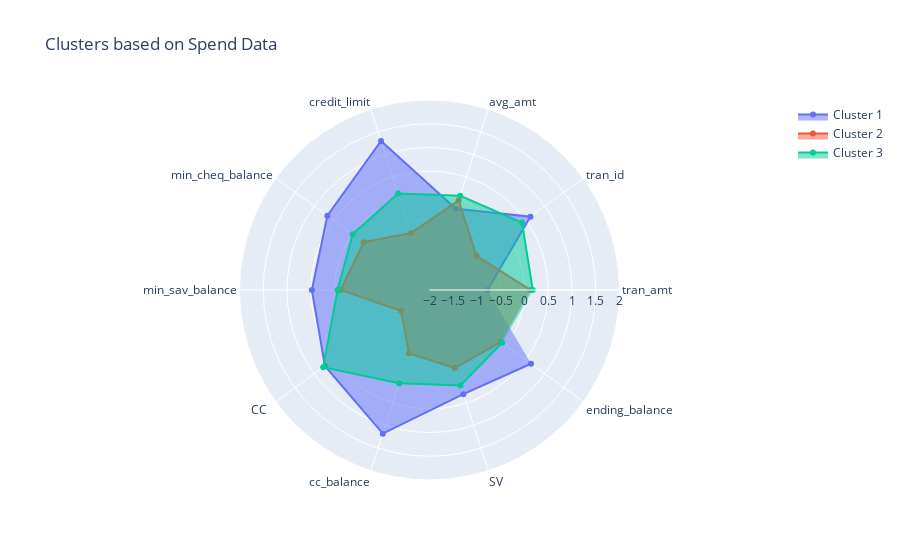

The notebook cell saved with this chart:
### Code cell
categories = df_full_spend.columns[:-2]

fig = go.Figure()

fig.add_trace(go.Scatterpolar(
      r=df_1_s_mean,
      theta=categories,
      fill='toself',
      name='Cluster 1'
))

fig.add_trace(go.Scatterpolar(
      r=df_2_s_mean,
      theta=categories,
      fill='toself',
      name='Cluster 2'
))

fig.add_trace(go.Scatterpolar(
      r=df_3_s_mean,
      theta=categories,
      fill='toself',
      name='Cluster 3'
))

fig.update_layout(
  polar=dict(
    radialaxis=dict(
      visible=True,
      range=[-2, 2]
    )),
  showlegend=True,
  title="Clusters based on Spend Data"
)

fig.show()

### Figure 1 — Plotly figure (JSON) as saved in the notebook; plotly's stock layout.template omitted (floating-point values rounded to 4 significant figures)
{"data": [{"fill": "toself", "name": "Cluster 1", "r": [-0.7795, 0.6259, -0.2037, 1.301, 0.6588, 0.4761, 0.7217, 1.179, 0.3062, 0.6406, 0.7236], "theta": ["tran_amt", "tran_id", "avg_amt", "credit_limit", "min_cheq_balance", "min_sav_balance", "CC  ", "cc_balance", "SV  ", "ending_balance"], "type": "scatterpolar"}, {"fill": "toself", "name": "Cluster 2", "r": [0.1283, -0.7764, -0.01983, -0.7391, -0.289, -0.1303, -1.258, -0.5994, -0.2722, -0.1452, 0.95], "theta": ["tran_amt", "tran_id", "avg_amt", "credit_limit", "min_cheq_balance", "min_sav_balance", "CC  ", "cc_balance", "SV  ", "ending_balance"], "type": "scatterpolar"}, {"fill": "toself", "name": "Cluster 3", "r": [0.1743, 0.4081, 0.08898, 0.1365, -0.0003627, -0.06417, 0.7661, 0.0662, 0.1121, -0.1108, 1.448], "theta": ["tran_amt", "tran_id", "avg_amt", "credit_limit", "min_cheq_balance", "min_sav_balance", "CC  ", "cc_balance", "SV  ", "ending_balance"], "type": "scatterpolar"}], "layout": {"autosize": true, "polar": {"angularaxis": {"type": "category"}, "radialaxis": {"autorange": false, "range": [-2, 2], "type": "linear", "visible": true}}, "showlegend": true, "title": {"text": "Clusters based on Spend Data"}}}
